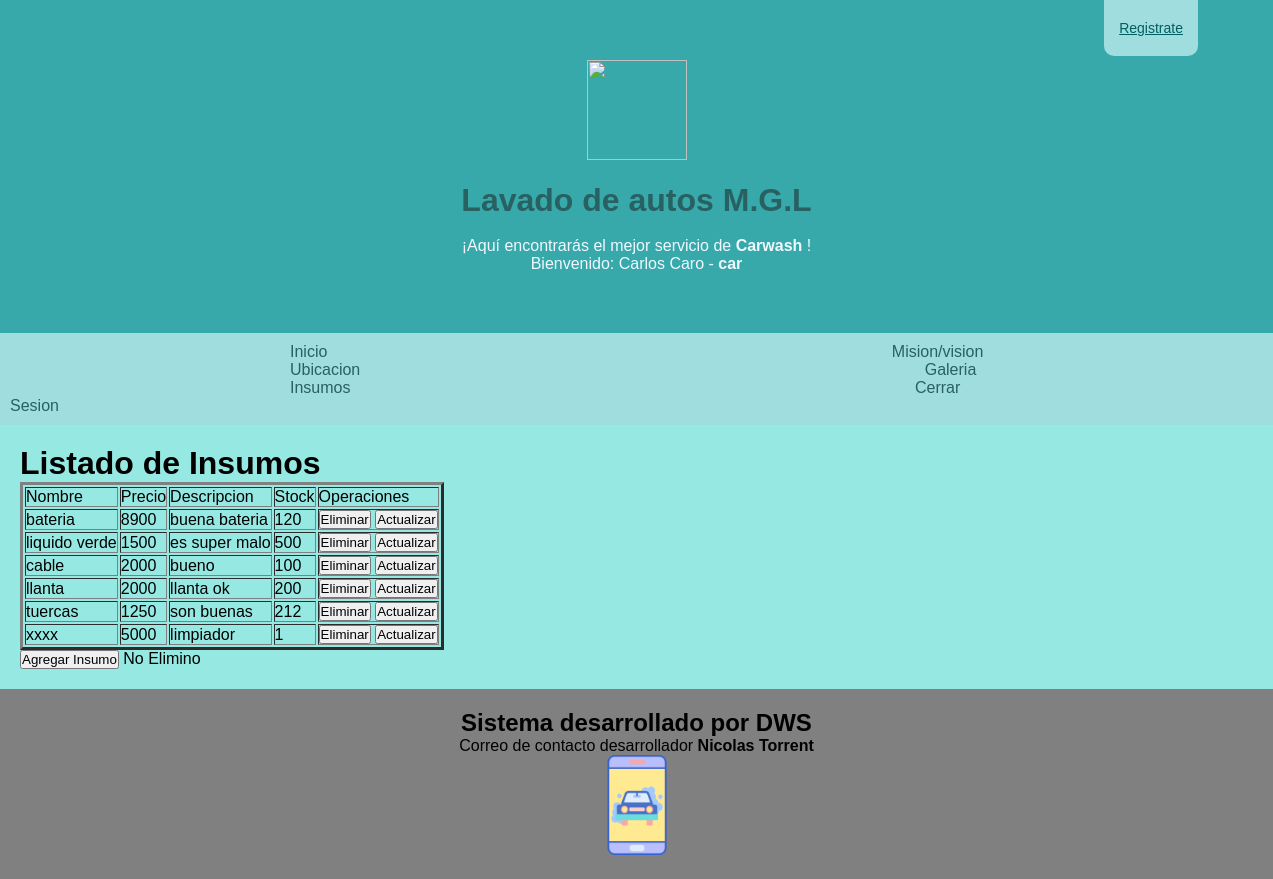
Page /eliminar_in/1/ (signed in) on the committed database.
### myCar/models.py (models this page shows, shortened)
class Insumos(models.Model):
    nombre = models.CharField(max_length=120, primary_key=True)
    precio = models.IntegerField()
    descripcion = models.TextField()
    stock = models.IntegerField()

### myCar/views.py (the view)
# urls.py: path('eliminar_in/<id>/',eliminar_insumo,name='ELIMINARINSUMO'),
@login_required(login_url='/login/')
@permission_required('myCar.view_insumos',login_url='/login/')
@permission_required('myCar.delete_insumos',login_url='/login/')
def eliminar_insumo(request,id):
    try:
        insumo = Insumos.objects.get(nombre=id)
        insumo.delete()
        msg='Elimino Insumo'
    except:
        msg='No Elimino'
    lista = Insumos.objects.all()
    return render(request,'web/admin_insumos.html',{'lista_insumos':lista,'msg':msg})

### myCar/templates/web/admin_insumos.html (shortened to what this page needs)
{% extends "web/base.html" %} {% load static%} {% block contenido %}
<div class="formularios">
    <h1>Listado de Insumos</h1>
    <table border="3">
        <tr>
            <td>Nombre</td>
            <td>Precio</td>
            <td>Descripcion</td>
            <td>Stock</td>
            <td>Operaciones</td>
        </tr>
        {% for item in lista_insumos %}
        <tr>
            <td>{{item.nombre}}</td>
            <td>{{item.precio}}</td>
            <td>{{item.descripcion}}</td>
            <td>{{item.stock}}</td>
            <td>
                <input type="button" value="Eliminar" onclick="eliminar('{{item.nombre}}')">
                <input type="button" value="Actualizar" onclick="actualizar('{{item.nombre}}')">
            </td>
        </tr>
        {% endfor %}
    </table>
    <input type="button" value="Agregar Insumo" onclick="ir()"> {{msg}}
</div>
{% endblock contenido %}

### myCar/templates/web/base.html (shortened to what this page needs)
{% load static %}
<!DOCTYPE html>
<html lang="en">
<head>
    <link rel="stylesheet" href="{% static 'estilo.css' %}">
</head>
<body>
    <div class="header logo_header">
        <a class="logo_prin" href="Index.html"><img src="{% static 'archivos utiles/iconos-pack2/iconos-pack2/png/050-car-wash-6.png' %}" width="100" height="100"></a>
        <a href="Index.html" class="index">
            <h1> Lavado de autos M.G.L </h1>
        </a>
        <a href="{% url 'REG' %}" class="registro"> Registrate</a>
        <p>¡Aquí encontrarás el mejor servicio de <b> Carwash </b>! </p>
        {% if user.is_authenticated %}
            <p>Bienvenido: {{user.first_name}} {{user.last_name}} - <b>{{user.username}}</b></p>
        {% endif %}
    </div>
    <div class="navegarbar">
        <a href="{% url 'INDEX' %}">Inicio </a>
        <a href="{% url 'MYV' %}">Mision/vision </a>
        <a href="">Ubicacion</a>
        <a href="{% url 'GALE' %}">Galeria </a>
        <a href="{% url 'INSUMOS' %}">Insumos </a>
        {% if user.is_authenticated %}
            <a href="{% url 'LOGOUT' %}">Cerrar Sesion</a>
        {% else %}
            <a href="{% url 'LOGIN' %}">Login</a>
        {% endif %}
    </div>
    {% block contenido %}
    {% endblock contenido %}
    <footer>
        <div class="footer">
            <h2>Sistema desarrollado por DWS </h2>
            <p>Correo de contacto desarrollador <b> Nicolas Torrent </b>
                <a class="logo_prin"><img src="{% static 'archivos utiles/iconos-pack2/iconos-pack2/png/008-car-wash-1.png' %}" width="100" height="100"> </a>
            </p>
        </div>
    </footer>
</body>
</html>

### myCar/static/estilo.css (style rules this page uses)
* { margin: 0; padding: 0; box-sizing: border-box; }
body { font-family: Arial, Helvetica, sans-serif; margin: 0; }
.logo_prin { display: block; margin-left: auto; margin-right: auto; }
.header { padding: 60px; text-align: center; background: #37A9AB; color: aliceblue; }
.navegarbar { padding: 10px; display: flow-root; background: #A0DDDE; }
.navegarbar a { color: #296061; text-decoration: none; padding: 10px 280px; text-align: center; }
.index { color: #296061; text-decoration: none; padding: 10px 280px; text-align: center; }
.registro { display: inline-block; padding: 20px 15px; background: #A0DDDE; color: #005F61 !important; font-size: 14px; position: absolute; top: 0; right: 75px; -webkit-border-bottom-right-radius: 10px; -webkit-border-bottom-left-radius: 10px; -moz-border-radius-bottomright: 10px; -moz-border-radius-bottomleft: 10px; border-bottom-right-radius: 10px; border-bottom-left-radius: 10px; }
.formularios { flex: auto; background: #96E9E3; padding: 20px; }
.footer { text-align: center; padding: 20px; background-color: gray; height: auto; }

### rows in the picture
Insumos: nombre "bateria", precio "8900", descripcion "buena bateria", stock "120"
Insumos: nombre "liquido verde", precio "1500", descripcion "es super malo", stock "500"
Insumos: nombre "cable", precio "2000", descripcion "bueno", stock "100"
Insumos: nombre "llanta", precio "2000", descripcion "llanta ok", stock "200"
Insumos: nombre "tuercas", precio "1250", descripcion "son buenas", stock "212"
Insumos: nombre "xxxx", precio "5000", descripcion "limpiador", stock "1"

### other values in the picture
{{ user.first_name }} "Carlos"
{{ user.last_name }} "Caro"
{{ user.username }} "car"
{{ msg }} "No Elimino"
